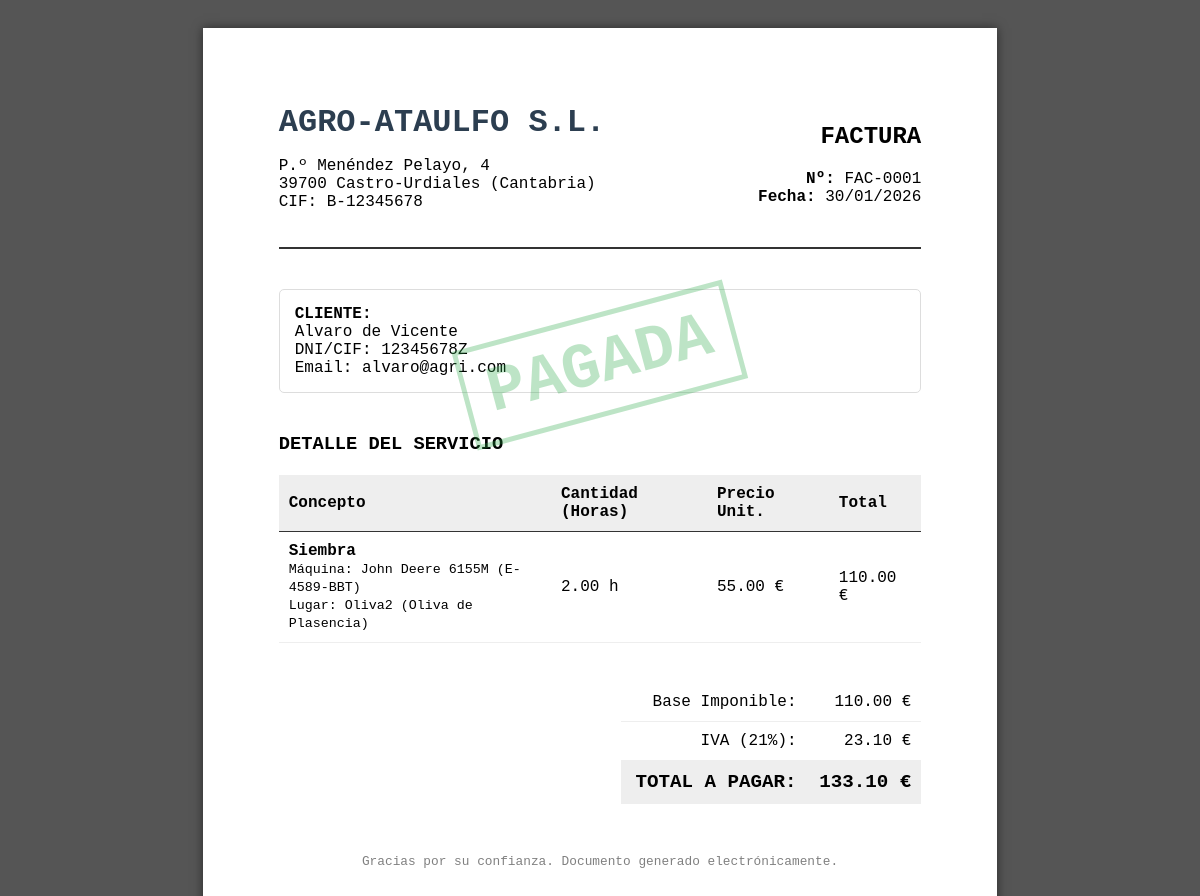
The page /ver_factura.php?id=1 (signed in) on the database its author committed.
### tables this page shows
CREATE TABLE `facturas` (
  `codigo_factura` int(11) NOT NULL AUTO_INCREMENT,
  `codigo_trabajo` int(11) NOT NULL,
  `fecha_emision` date NOT NULL,
  `base_imponible` decimal(10,2) NOT NULL,
  `iva` decimal(10,2) NOT NULL,
  `total` decimal(10,2) NOT NULL,
  `estado_pago` varchar(20) DEFAULT 'Pendiente',
  PRIMARY KEY (`codigo_factura`),
  UNIQUE KEY `codigo_trabajo` (`codigo_trabajo`),
  CONSTRAINT `facturas_ibfk_1` FOREIGN KEY (`codigo_trabajo`) REFERENCES `trabajos` (`codigo_trabajo`) ON DELETE CASCADE
);

CREATE TABLE `usuarios` (
  `login` varchar(50) NOT NULL COMMENT 'Identificador único de acceso',
  `password` varchar(50) NOT NULL,
  `nombre` varchar(50) NOT NULL,
  `apellidos` varchar(100) NOT NULL,
  `dni` varchar(15) DEFAULT NULL,
  `email` varchar(100) DEFAULT NULL,
  `tipo` int(11) NOT NULL COMMENT '0=Admin, 1=Maquinista, 2=Agricultor',
  PRIMARY KEY (`login`)
);

CREATE TABLE `trabajos` (
  `codigo_trabajo` int(11) NOT NULL AUTO_INCREMENT,
  `tipo_trabajo` varchar(50) NOT NULL,
  `estado` int(11) DEFAULT 0 COMMENT '0=Pendiente, 1=En Curso, 2=Finalizado',
  `fecha_solicitud` date NOT NULL,
  `codigo_parcela` int(11) NOT NULL,
  `codigo_maquina` int(11) DEFAULT NULL,
  `login_maquinista` varchar(50) DEFAULT NULL,
  `horas_reales` decimal(5,2) DEFAULT 0.00,
  PRIMARY KEY (`codigo_trabajo`),
  KEY `codigo_parcela` (`codigo_parcela`),
  KEY `codigo_maquina` (`codigo_maquina`),
  KEY `login_maquinista` (`login_maquinista`),
  CONSTRAINT `trabajos_ibfk_1` FOREIGN KEY (`codigo_parcela`) REFERENCES `parcelas` (`codigo_parcela`) ON DELETE CASCADE,
  CONSTRAINT `trabajos_ibfk_2` FOREIGN KEY (`codigo_maquina`) REFERENCES `maquinas` (`codigo_maquina`) ON UPDATE CASCADE,
  CONSTRAINT `trabajos_ibfk_3` FOREIGN KEY (`login_maquinista`) REFERENCES `usuarios` (`login`) ON UPDATE CASCADE
);

CREATE TABLE `maquinas` (
  `codigo_maquina` int(11) NOT NULL AUTO_INCREMENT,
  `nombre` varchar(100) NOT NULL,
  `matricula` varchar(20) NOT NULL,
  `tipo_maquina` varchar(50) NOT NULL COMMENT 'Tractor, Cosechadora, etc.',
  `precio_hora` decimal(10,2) NOT NULL COMMENT 'Tarifa base por hora de uso',
  PRIMARY KEY (`codigo_maquina`)
);

CREATE TABLE `parcelas` (
  `codigo_parcela` int(11) NOT NULL AUTO_INCREMENT,
  `login_agricultor` varchar(50) DEFAULT NULL,
  `nombre` varchar(100) NOT NULL,
  `poligono` varchar(20) DEFAULT NULL,
  `referencia_catastral` varchar(50) DEFAULT NULL,
  `hectareas` decimal(10,2) DEFAULT NULL,
  `municipio` varchar(50) DEFAULT NULL,
  `latitud` decimal(10,6) DEFAULT NULL COMMENT 'Centroide Lat',
  `longitud` decimal(10,6) DEFAULT NULL COMMENT 'Centroide Lon',
  `borde_poligono` longtext DEFAULT NULL COMMENT 'Coordenadas GeoJSON',
  PRIMARY KEY (`codigo_parcela`),
  KEY `login_agricultor` (`login_agricultor`),
  CONSTRAINT `parcelas_ibfk_1` FOREIGN KEY (`login_agricultor`) REFERENCES `usuarios` (`login`) ON DELETE CASCADE
);

### ver_factura.php (the view, shortened to what this page needs)
<?php
require("conexion.php");
$id_factura = $_GET['id'];
$sql = "SELECT f.*,
               t.tipo_trabajo, t.horas_reales, t.fecha_solicitud,
               m.nombre as maquina, m.precio_hora, m.matricula,
               p.nombre as parcela, p.municipio, p.referencia_catastral,
               u.nombre as cliente_nombre, u.apellidos as cliente_apellidos, u.dni as cliente_dni, u.email
        FROM facturas f
        JOIN trabajos t ON f.codigo_trabajo = t.codigo_trabajo
        JOIN maquinas m ON t.codigo_maquina = m.codigo_maquina
        JOIN parcelas p ON t.codigo_parcela = p.codigo_parcela
        JOIN usuarios u ON p.login_agricultor = u.login
        WHERE f.codigo_factura = $id_factura";
$res = mysqli_query($conexion, $sql);
if (!$fila = mysqli_fetch_array($res)) {
    die("Factura no encontrada.");
}
?>
<!DOCTYPE html>
<html lang="es">
    <head>
    </head>
    <body>
        <div class="hoja-factura">
            <?php if ($fila['estado_pago'] == 'Pagada') { ?>
                <div class="sello-pagado">PAGADA</div>
            <?php } ?>
            <div class="header-fac">
                <div class="empresa">
                    <h1>AGRO-ATAULFO S.L.</h1>
                    <p> P.º Menéndez Pelayo, 4<br>
                        39700 Castro-Urdiales (Cantabria)<br>
                        CIF: B-12345678</p>
                </div>
                <div class="meta-fac" style="text-align: right;">
                    <h2>FACTURA</h2>
                    <p><strong>Nº:</strong> FAC-<?php echo str_pad($fila['codigo_factura'], 4, "0", STR_PAD_LEFT); ?><br>
                        <strong>Fecha:</strong> <?php echo date("d/m/Y", strtotime($fila['fecha_emision'])); ?></p>
                </div>
            </div>
            <div class="datos-cliente">
                <strong>CLIENTE:</strong><br>
                <?php echo $fila['cliente_nombre'] . " " . $fila['cliente_apellidos']; ?><br>
                DNI/CIF: <?php echo $fila['cliente_dni']; ?><br>
                Email: <?php echo $fila['email']; ?>
            </div>
            <h3>DETALLE DEL SERVICIO</h3>
            <table>
                <thead>
                    <tr>
                        <th>Concepto</th>
                        <th>Cantidad (Horas)</th>
                        <th>Precio Unit.</th>
                        <th>Total</th>
                    </tr>
                </thead>
                <tbody>
                    <tr>
                        <td>
                            <b><?php echo $fila['tipo_trabajo']; ?></b><br>
                            <small>Máquina: <?php echo $fila['maquina']; ?> (<?php echo $fila['matricula']; ?>)</small><br>
                            <small>Lugar: <?php echo $fila['parcela']; ?> (<?php echo $fila['municipio']; ?>)</small>
                        </td>
                        <td><?php echo $fila['horas_reales']; ?> h</td>
                        <td><?php echo number_format($fila['precio_hora'], 2); ?> €</td>
                        <td><?php echo number_format($fila['base_imponible'], 2); ?> €</td>
                    </tr>
                </tbody>
            </table>
            <div class="totales">
                <table>
                    <tr>
                        <td>Base Imponible:</td>
                        <td><?php echo number_format($fila['base_imponible'], 2); ?> €</td>
                    </tr>
                    <tr>
                        <td>IVA (21%):</td>
                        <td><?php echo number_format($fila['iva'], 2); ?> €</td>
                    </tr>
                    <tr style="font-size: 1.2em; font-weight: bold; background: #eee;">
                        <td>TOTAL A PAGAR:</td>
                        <td><?php echo number_format($fila['total'], 2); ?> €</td>
                    </tr>
                </table>
            </div>
            <div style="margin-top: 50px; font-size: 0.8em; color: gray; text-align: center;">
                <p>Gracias por su confianza. Documento generado electrónicamente.</p>
            </div>
        </div>
    </body>
</html>

### ver_factura.php (style rules this page uses)
body { font-family: 'Courier New', Courier, monospace; background: #555; padding: 20px; }
.hoja-factura { background: white; width: 210mm; min-height: 297mm; margin: 0 auto; padding: 20mm; box-sizing: border-box; box-shadow: 0 0 10px rgba(0,0,0,0.5); position: relative; }
.header-fac { display: flex; justify-content: space-between; border-bottom: 2px solid #333; padding-bottom: 20px; margin-bottom: 40px; }
.empresa h1 { margin: 0; color: #2c3e50; }
.datos-cliente { margin-bottom: 40px; border: 1px solid #ddd; padding: 15px; border-radius: 5px; }
table { width: 100%; border-collapse: collapse; margin-top: 20px; }
th { background: #eee; text-align: left; padding: 10px; border-bottom: 1px solid #333; }
td { padding: 10px; border-bottom: 1px solid #eee; }
.totales { margin-top: 40px; text-align: right; }
.totales table { width: 300px; margin-left: auto; }
.sello-pagado { position: absolute; top: 30%; left: 50%; transform: translate(-50%, -50%) rotate(-15deg); border: 5px solid #28a745; color: #28a745; font-size: 4em; font-weight: bold; padding: 10px 20px; opacity: 0.3; text-transform: uppercase; }

### rows shown on the page
facturas: codigo_factura "0001", fecha_emision "30/01/2026", usuarios.nombre "Alvaro", usuarios.apellidos "de Vicente", usuarios.dni "12345678Z", usuarios.email "alvaro@agri.com", codigo_trabajo.tipo_trabajo "Siembra", maquinas.nombre "John Deere 6155M", maquinas.matricula "E-4589-BBT", parcelas.nombre "Oliva2", parcelas.municipio "Oliva de Plasencia", codigo_trabajo.horas_reales "2.00", maquinas.precio_hora "55.00", base_imponible "110.00", iva "23.10", total "133.10"
